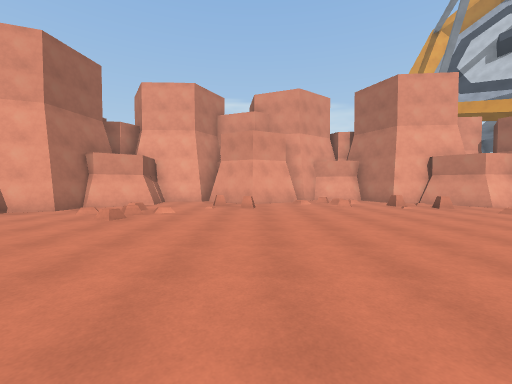
View 1 (above)

12 first-person views from a walk through a 3-D level made in the Unity game engine. The camera is 1.5 m above the floor, tilts 2° down and sees 90° across. The floor is counted in squares, 2 m on a side. Each view is taken from the middle of a square. On the plan, view 1 faces up. The plan holds only what a view shows up to about 9 squares ahead; the rest is blank. The place goes on beyond the plan. The player is left out.

View 2
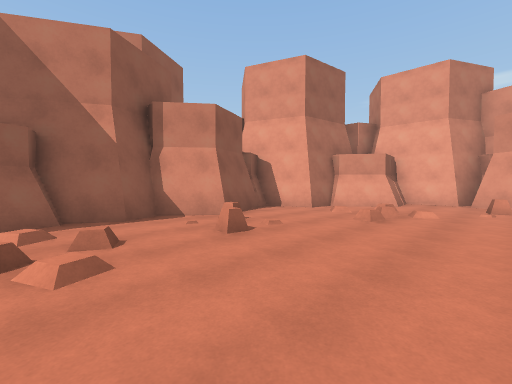

View 3
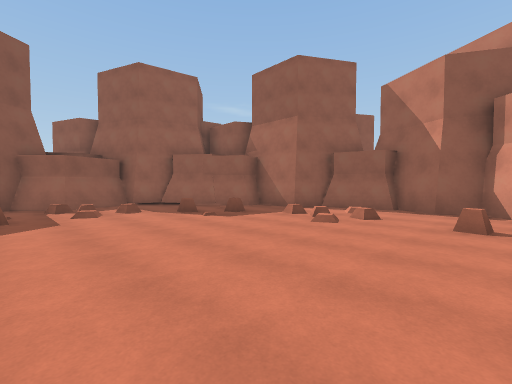

View 4
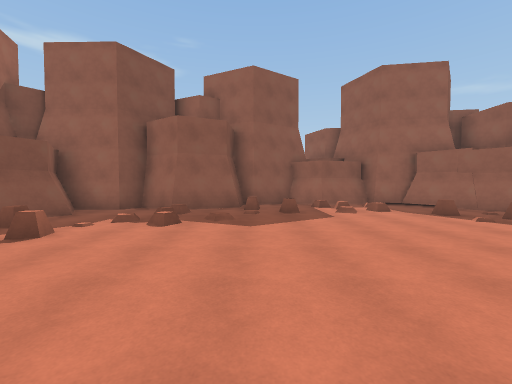

View 5
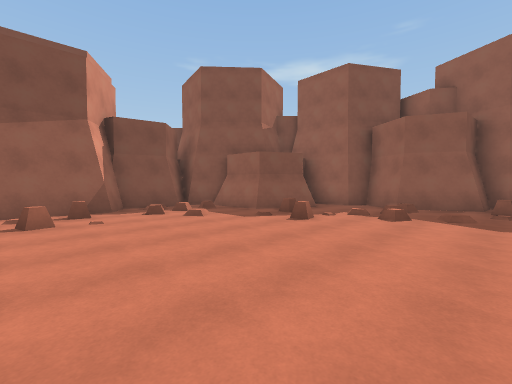

View 6
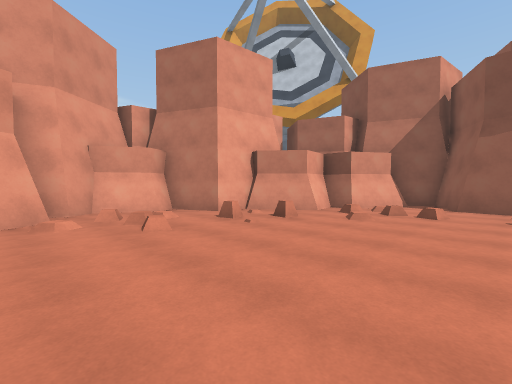

View 7
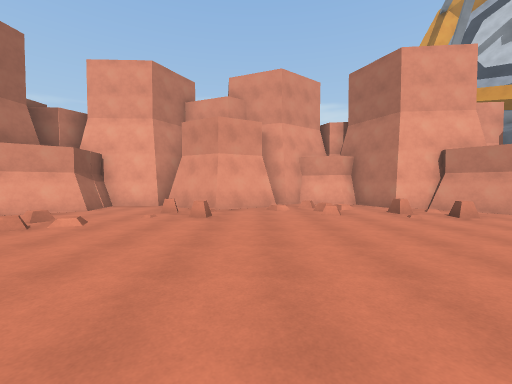

View 8
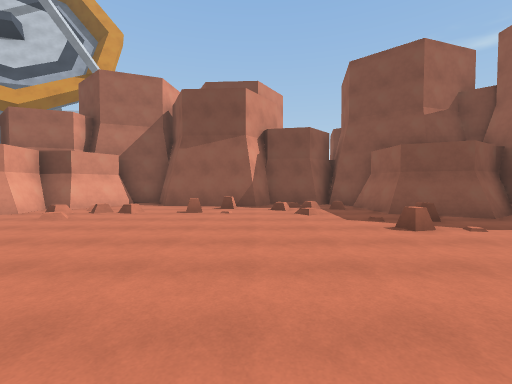

View 9
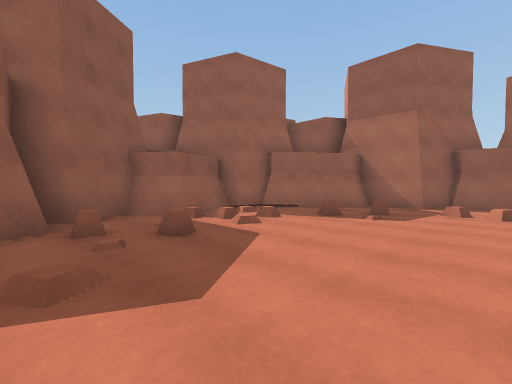

View 10
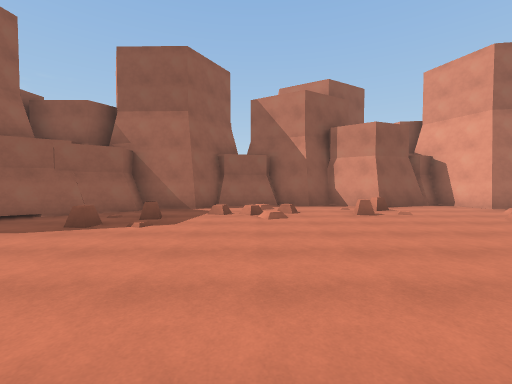

View 11
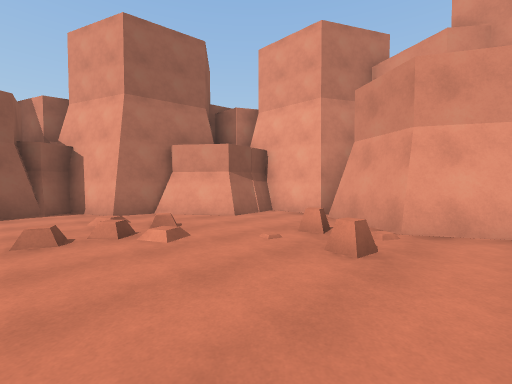

View 12
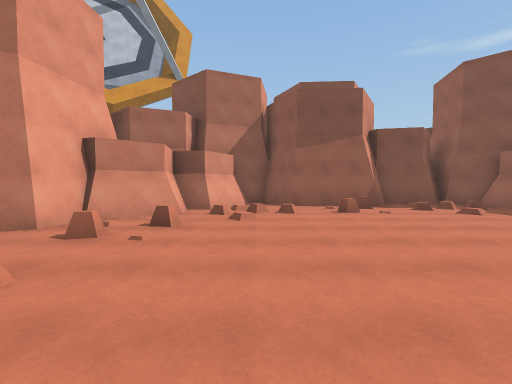

### Floor plan
Points are (right, up) in squares from view 1. A wall is a line through its corners. A room is listed if a view was taken in it or the views show most of it. See-through windows are left out.
Room 1 (views 1, 2, 3, 4, 5, 6, 7, 8, 9, 10, 11, 12)
walls: (6.5, -3) (7.2, -1.6) (9.2, -1.5) (10.1, -0.5) (9.7, -0.1) (10.1, 1.6) (9.5, 2); (-6.3, 4.6) (-6, 3.7) (-6.9, 2.5) (-6.5, 1.7) (-7.1, 0.7) (-6.7, 0.5); (-6.2, -1.4) (-5.5, -1.8) (-5.6, -3.6) (-5, -3.5) (-4.4, -4.2); (-4.8, -3.5) (-3, -5.8); (-6.9, 0.6) (-6.5, -1.1); (2.6, -6) (2.6, -4.9) (4.2, -4.2) (5.5, -5); (1.7, 10.2) (-0.1, 9.2) (-1.6, 10.1); (9.3, 2.4) (9.5, 4.9); (-3.7, 8.9) (-5.1, 7.8); (-6.7, 5.6) (-6.5, 5); (7.4, 7.9) (6.4, 9.2); (-2, -6.3) (-0.4, -5.8) (0.6, -6.7) (2, -5.8); (-1.9, -6.5) (-0.3, -6); (-3.5, -5.8) (-2.1, -6); (-7, 6.3) (-6.5, 5.6); (8.4, 7.4) (8.4, 8); (4, 10.7) (2.6, 11.4); (6.5, 9.5) (5.2, 9.6) (4.5, 11.3) (3.9, 10.9); (4.1, 10.8) (2.8, 11.5) (2.1, 11); (-4, 10.1) (-3.9, 9) (-5.3, 7.9) (-5.4, 6.9) (-7.1, 6.2) (-6.7, 5.7) (-6.9, 5.4); (-1.7, 11.6) (-2.2, 10.5) (-3.8, 10.4) (-3.7, 9.1); (10, 6.5) (8.6, 7.3) (8.6, 8.1)
low walls: (-0.2, -5.7) (0.8, -6.6); (-6.7, 0.5) (-6.4, -0.6)
objects: other object (-5, 3) to (-4, 3); other object (-3, -3) to (-3, -2); other object (-1, 8) to (0, 9); other object (1, -4) to (2, -4); other object (5, -1) to (6, -1); other object (5, 8); other object (8, 4)

Where each view was taken, in squares from view 1:
view 1: 0 up, 0 right, facing up
view 2: 0 up, 1 left, facing up-left
view 3: 3 up, 1 right, facing down-left
view 4: 3 up, 2 right, facing down
view 5: 4 up, 2 right, facing down-right
view 6: 4 up, 1 right, facing up-right
view 7: 2 up, 1 right, facing up
view 8: 2 up, 1 right, facing right
view 9: 0 up, 3 right, facing down-left
view 10: 0 up, 2 right, facing left
view 11: 5 up, 1 right, facing up-left
view 12: 6 up, 1 right, facing right
